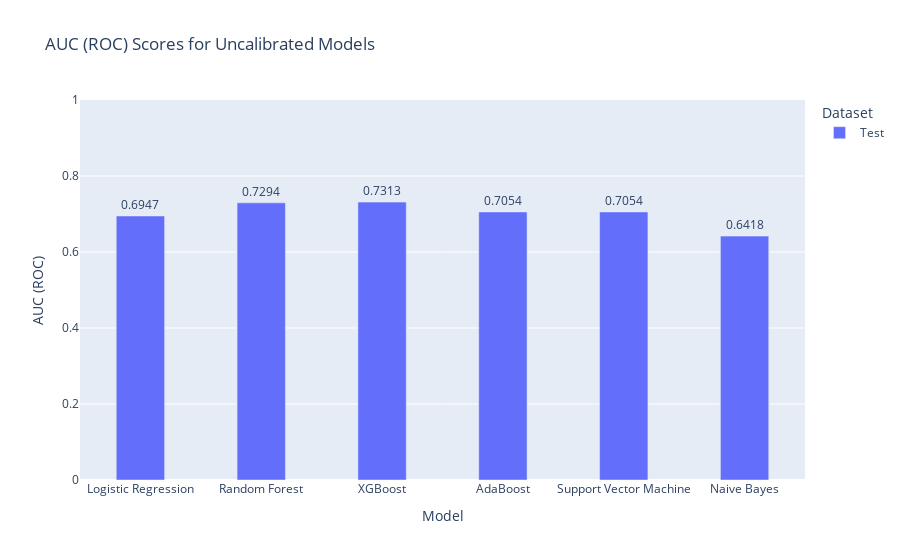

Notebook code cell kept with this figure:
### Markdown cell above
# Graphs:

### Code cell
# AUC scores before calibration (test set)

import plotly.express as px
import pandas as pd

# Data for uncalibrated models
titles = [
    "Logistic Regression", "Random Forest", "XGBoost", "AdaBoost", "Support Vector Machine", "Naive Bayes"
]
auc_tes1t = [0.6947, 0.7294, 0.7313, 0.7054, 0.7054, 0.6418]

# Create DataFrame
df111= pd.DataFrame({
    "Model": titles ,
    "AUC (ROC)": auc_tes1t,
    "Dataset": ["Test"] * len(titles)
})

# Create bar plot
fig = px.bar(df111, x="Model", y="AUC (ROC)", color="Dataset", 
             barmode="group", title="AUC (ROC) Scores for Uncalibrated Models")
fig.update_traces(text=df111["AUC (ROC)"].round(4), textposition='outside')
fig.update_layout(yaxis=dict(range=[0, 1]))
fig.update_layout(bargap=0.6)
fig.show()

### Figure 1 — Plotly figure (JSON) as saved in the notebook; plotly's stock layout.template omitted (floating-point values rounded to 4 significant figures)
{"data": [{"alignmentgroup": "True", "hovertemplate": "Dataset=Test<br>Model=%{x}<br>AUC (ROC)=%{y}<extra></extra>", "legendgroup": "Test", "marker": {"color": "#636efa", "pattern": {"shape": ""}}, "name": "Test", "offsetgroup": "Test", "orientation": "v", "showlegend": true, "text": [0.6947, 0.7294, 0.7313, 0.7054, 0.7054, 0.6418], "textposition": "outside", "type": "bar", "x": ["Logistic Regression", "Random Forest", "XGBoost", "AdaBoost", "Support Vector Machine", "Naive Bayes"], "xaxis": "x", "y": [0.6947, 0.7294, 0.7313, 0.7054, 0.7054, 0.6418], "yaxis": "y"}], "layout": {"bargap": 0.6, "barmode": "group", "legend": {"title": {"text": "Dataset"}, "tracegroupgap": 0}, "title": {"text": "AUC (ROC) Scores for Uncalibrated Models"}, "xaxis": {"anchor": "y", "domain": [0, 1], "title": {"text": "Model"}}, "yaxis": {"anchor": "x", "domain": [0, 1], "range": [0, 1], "title": {"text": "AUC (ROC)"}}}}
